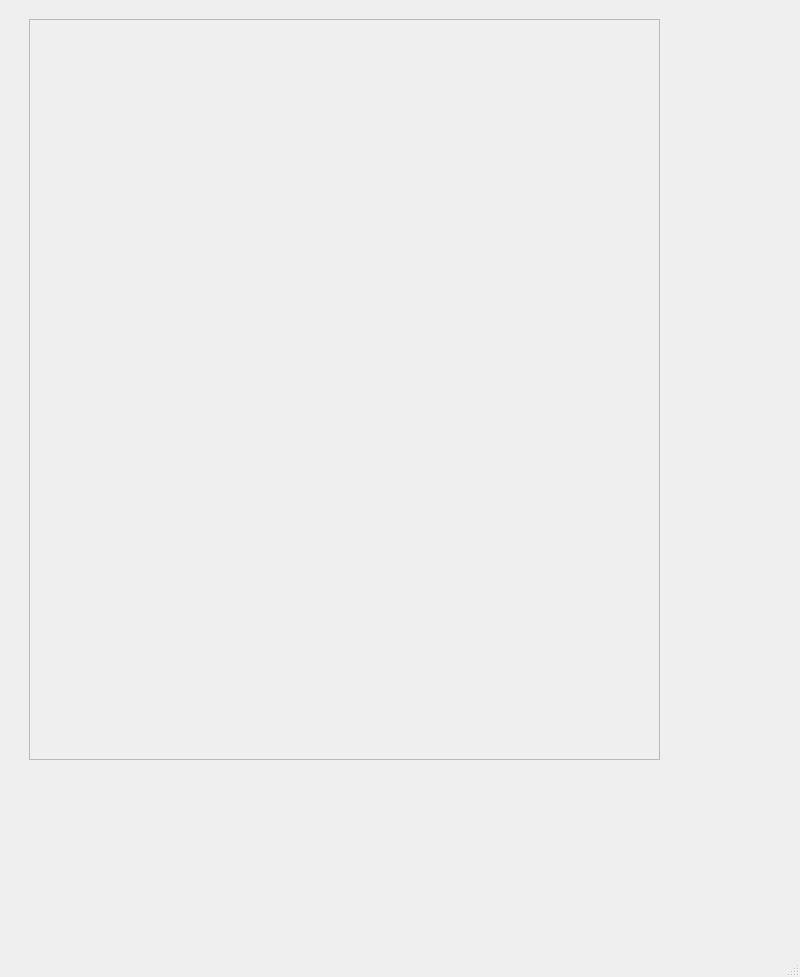
<?xml version="1.0" encoding="UTF-8"?>
<ui version="4.0">
 <class>PathWindow</class>
 <widget class="QMainWindow" name="PathWindow">
  <property name="geometry">
   <rect>
    <x>0</x>
    <y>0</y>
    <width>800</width>
    <height>977</height>
   </rect>
  </property>
  <property name="windowTitle">
   <string>MainWindow</string>
  </property>
  <widget class="QWidget" name="centralwidget">
   <widget class="QFrame" name="pathFrame">
    <property name="geometry">
     <rect>
      <x>29</x>
      <y>19</y>
      <width>631</width>
      <height>741</height>
     </rect>
    </property>
    <property name="frameShape">
     <enum>QFrame::StyledPanel</enum>
    </property>
    <property name="frameShadow">
     <enum>QFrame::Raised</enum>
    </property>
    <widget class="QWidget" name="gridLayoutWidget">
     <property name="geometry">
      <rect>
       <x>0</x>
       <y>0</y>
       <width>631</width>
       <height>741</height>
      </rect>
     </property>
     <layout class="QGridLayout" name="pathLayout"/>
    </widget>
   </widget>
  </widget>
  <widget class="QStatusBar" name="statusbar"/>
 </widget>
 <resources/>
 <connections/>
</ui>
